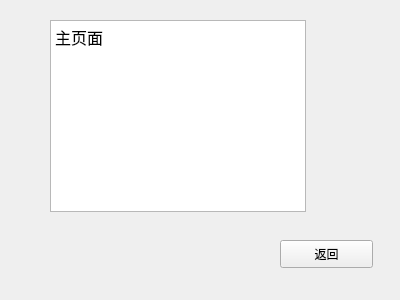
<?xml version="1.0" encoding="UTF-8"?>
<ui version="4.0">
 <class>Form</class>
 <widget class="QWidget" name="Form">
  <property name="geometry">
   <rect>
    <x>0</x>
    <y>0</y>
    <width>400</width>
    <height>300</height>
   </rect>
  </property>
  <property name="minimumSize">
   <size>
    <width>400</width>
    <height>300</height>
   </size>
  </property>
  <property name="maximumSize">
   <size>
    <width>400</width>
    <height>300</height>
   </size>
  </property>
  <property name="windowTitle">
   <string>Form</string>
  </property>
  <widget class="QPushButton" name="pushButton">
   <property name="geometry">
    <rect>
     <x>280</x>
     <y>240</y>
     <width>93</width>
     <height>28</height>
    </rect>
   </property>
   <property name="text">
    <string>返回</string>
   </property>
  </widget>
  <widget class="QTextBrowser" name="textBrowser">
   <property name="geometry">
    <rect>
     <x>50</x>
     <y>20</y>
     <width>256</width>
     <height>192</height>
    </rect>
   </property>
   <property name="html">
    <string>&lt;!DOCTYPE HTML PUBLIC &quot;-//W3C//DTD HTML 4.0//EN&quot; &quot;http://www.w3.org/TR/REC-html40/strict.dtd&quot;&gt;
&lt;html&gt;&lt;head&gt;&lt;meta name=&quot;qrichtext&quot; content=&quot;1&quot; /&gt;&lt;style type=&quot;text/css&quot;&gt;
p, li { white-space: pre-wrap; }
&lt;/style&gt;&lt;/head&gt;&lt;body style=&quot; font-family:'SimSun'; font-size:9pt; font-weight:400; font-style:normal;&quot;&gt;
&lt;p style=&quot; margin-top:0px; margin-bottom:0px; margin-left:0px; margin-right:0px; -qt-block-indent:0; text-indent:0px;&quot;&gt;&lt;span style=&quot; font-size:12pt;&quot;&gt;主页面&lt;/span&gt;&lt;/p&gt;&lt;/body&gt;&lt;/html&gt;</string>
   </property>
  </widget>
 </widget>
 <resources/>
 <connections/>
</ui>
